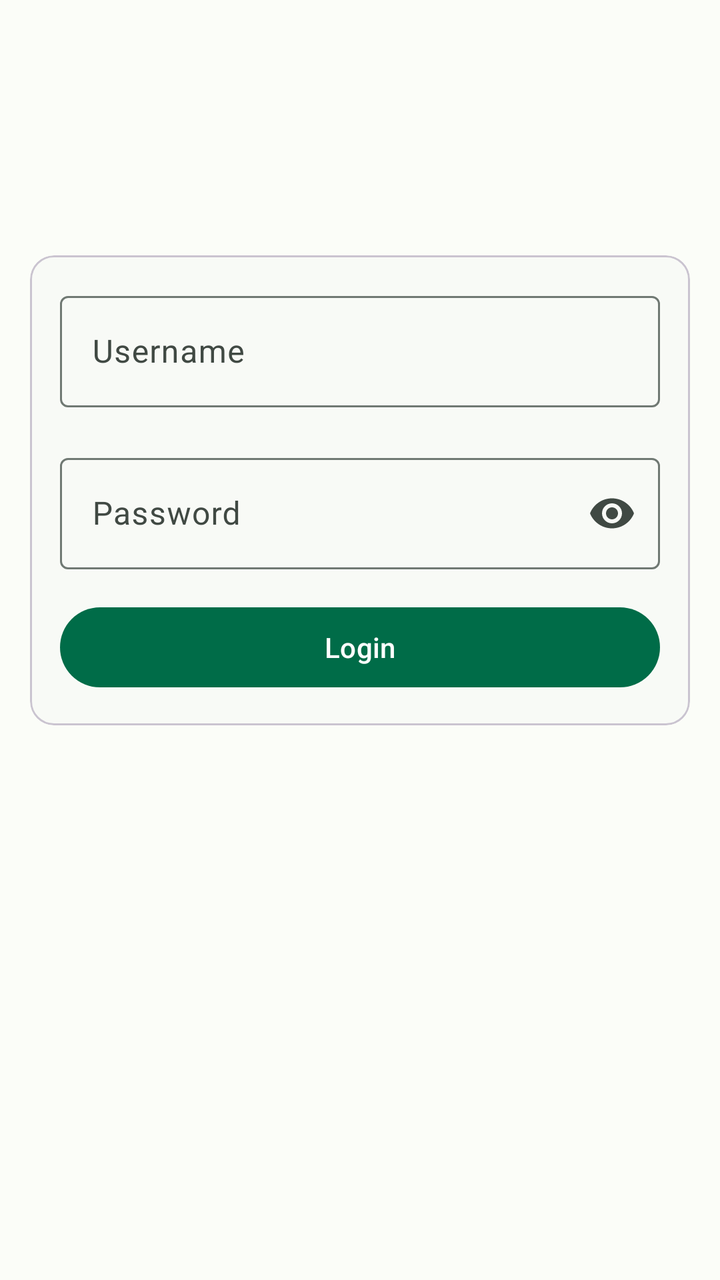
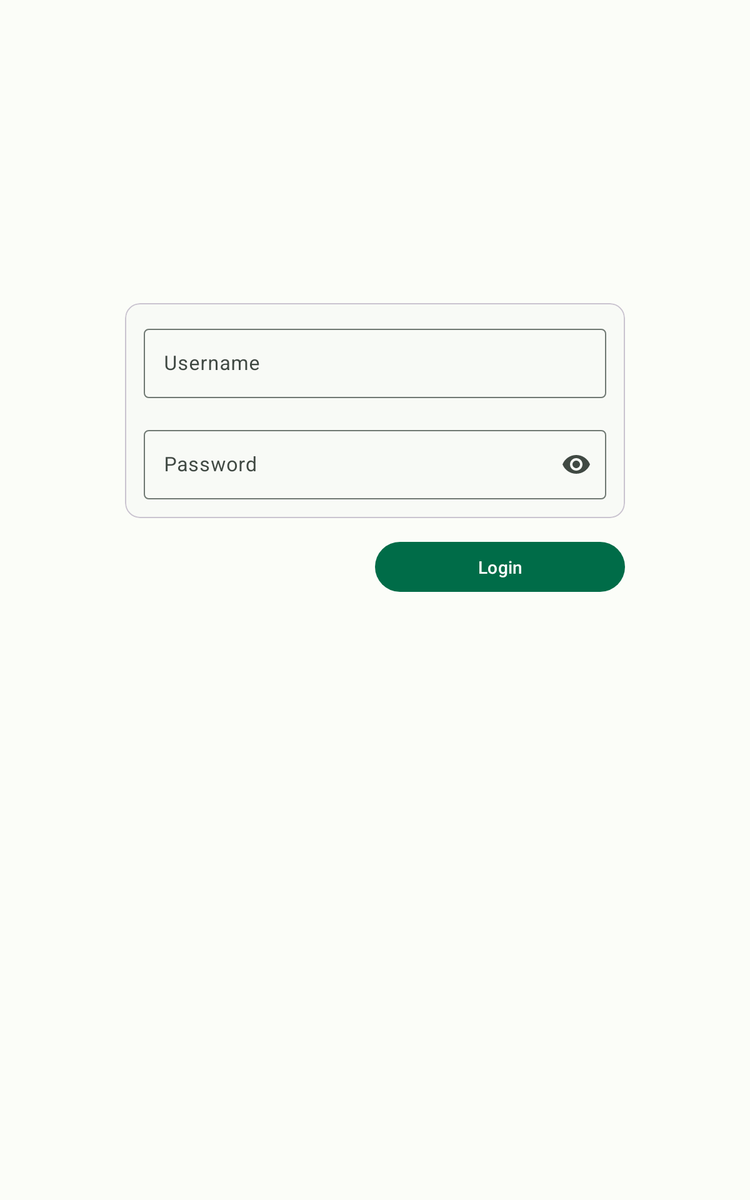

The same Android screen from two of the app's own layout files: first res/layout/ as a phone draws it, then the author's variant for another configuration, drawn on a device whose configuration selects that folder. Both files follow.
<!-- AndroidManifest.xml: application theme Theme.ObservationApp -->
<!-- res/layout/activity_login.xml -->
<?xml version="1.0" encoding="utf-8"?>
<androidx.constraintlayout.widget.ConstraintLayout xmlns:android="http://schemas.android.com/apk/res/android"
    xmlns:app="http://schemas.android.com/apk/res-auto"
    xmlns:tools="http://schemas.android.com/tools"
    android:layout_width="match_parent"
    android:layout_height="match_parent"
    tools:context=".LoginActivity">

    <com.google.android.material.card.MaterialCardView
        android:layout_width="match_parent"
        android:layout_height="wrap_content"
        android:layout_margin="@dimen/dimen_15dp"
        app:layout_constraintBottom_toBottomOf="parent"
        app:layout_constraintEnd_toEndOf="parent"
        app:layout_constraintHorizontal_bias="0.0"
        app:layout_constraintStart_toStartOf="parent"
        app:layout_constraintTop_toTopOf="parent"
        app:layout_constraintVertical_bias="0.30">

        <androidx.constraintlayout.widget.ConstraintLayout
            android:layout_width="match_parent"
            android:layout_height="match_parent"
            android:layout_margin="@dimen/dimen_15dp">

            <LinearLayout
                android:id="@+id/materialCardView"
                android:layout_width="match_parent"
                android:layout_height="wrap_content"
                android:orientation="vertical"
                app:layout_constraintEnd_toEndOf="parent"
                app:layout_constraintStart_toStartOf="parent"
                app:layout_constraintTop_toTopOf="parent">

                <com.google.android.material.textfield.TextInputLayout
                    android:id="@+id/tilUsername"
                    android:layout_width="match_parent"
                    android:layout_height="wrap_content"
                    android:hint="@string/username"
                    app:endIconMode="clear_text"
                    app:layout_constraintEnd_toEndOf="parent"
                    app:layout_constraintStart_toStartOf="parent"
                    app:layout_constraintTop_toTopOf="parent">

                    <com.google.android.material.textfield.TextInputEditText
                        android:id="@+id/tietUsername"
                        android:layout_width="match_parent"
                        android:layout_height="wrap_content"
                        android:singleLine="true"
                        tools:ignore="VisualLintTextFieldSize" />
                </com.google.android.material.textfield.TextInputLayout>

                <com.google.android.material.textfield.TextInputLayout
                    android:id="@+id/tilPassword"
                    android:layout_width="match_parent"
                    android:layout_height="wrap_content"
                    android:layout_marginTop="@dimen/dimen_20dp"
                    app:endIconMode="password_toggle"
                    app:layout_constraintEnd_toEndOf="parent"
                    app:layout_constraintStart_toStartOf="parent">

                    <com.google.android.material.textfield.TextInputEditText
                        android:id="@+id/tetPassword"
                        android:layout_width="match_parent"
                        android:layout_height="wrap_content"
                        android:hint="@string/password"
                        android:inputType="textPassword"
                        android:singleLine="true"
                        tools:ignore="VisualLintTextFieldSize" />
                </com.google.android.material.textfield.TextInputLayout>
            </LinearLayout>

            <com.google.android.material.button.MaterialButton
                android:id="@+id/btnLogin"
                android:layout_width="match_parent"
                android:layout_height="wrap_content"
                android:layout_marginTop="@dimen/dimen_15dp"
                android:text="@string/login"
                android:textAllCaps="false"
                app:layout_constraintEnd_toEndOf="parent"
                app:layout_constraintStart_toStartOf="parent"
                app:layout_constraintTop_toBottomOf="@id/materialCardView"
                tools:ignore="VisualLintButtonSize" />
        </androidx.constraintlayout.widget.ConstraintLayout>
    </com.google.android.material.card.MaterialCardView>


</androidx.constraintlayout.widget.ConstraintLayout>
<!-- resources referenced by this layout -->
<resources>
  <dimen name="dimen_15dp">15dp</dimen>
  <dimen name="dimen_20dp">20dp</dimen>
  <string name="login">Login</string>
  <string name="password">Password</string>
  <string name="username">Username</string>
  <style name="Theme.ObservationApp" parent="Base.Theme.ObservationApp" />
  <color name="md_theme_primary">#006C48</color>
  <color name="md_theme_onPrimary">#FFFFFF</color>
  <color name="md_theme_primaryContainer">#8DF7C2</color>
  <color name="md_theme_onPrimaryContainer">#002113</color>
  <color name="md_theme_secondary">#006C49</color>
  <color name="md_theme_onSecondary">#FFFFFF</color>
  <color name="md_theme_secondaryContainer">#8BF7C4</color>
  <color name="md_theme_onSecondaryContainer">#002114</color>
  <color name="md_theme_tertiary">#3C6472</color>
  <color name="md_theme_onTertiary">#FFFFFF</color>
  <color name="md_theme_tertiaryContainer">#C0E9FA</color>
  <color name="md_theme_onTertiaryContainer">#001F28</color>
  <color name="md_theme_error">#BA1A1A</color>
  <color name="md_theme_errorContainer">#FFDAD6</color>
  <color name="md_theme_onError">#FFFFFF</color>
  <color name="md_theme_onErrorContainer">#410002</color>
  <color name="md_theme_background">#FBFDF8</color>
  <color name="md_theme_onBackground">#191C1A</color>
  <color name="md_theme_surface">#F8FAF6</color>
  <color name="md_theme_onSurface">#191C1A</color>
  <color name="md_theme_surfaceVariant">#DCE5DD</color>
  <color name="md_theme_onSurfaceVariant">#404943</color>
  <color name="md_theme_outline">#707973</color>
  <color name="md_theme_inverseOnSurface">#EFF1ED</color>
  <color name="md_theme_inverseSurface">#2E312F</color>
  <color name="md_theme_inversePrimary">#70DBA7</color>
  <style name="Widget.App.AppBarLayout" parent="Widget.Material3.AppBarLayout">
          
          <item name="android:background">@color/md_theme_primary</item>
      </style>
  <style name="Widget.App.Toolbar" parent="Widget.Material3.Toolbar">
          <item name="materialThemeOverlay">@style/ThemeOverlay.App.Toolbar</item>
          <item name="titleTextColor">@color/md_theme_onTertiary</item>
          <item name="navigationIconTint">@color/md_theme_onTertiary</item>
      </style>
  <style name="ThemeOverlay.App.Toolbar" parent="">
          
          <item name="colorControlNormal">@color/md_theme_onTertiary</item>
      </style>
</resources>
<!-- res/layout-sw600dp/activity_login.xml (the author's variant of the layout above) -->
<!-- drawn on a 7-inch tablet held upright -->
<?xml version="1.0" encoding="utf-8"?>
<androidx.constraintlayout.widget.ConstraintLayout xmlns:android="http://schemas.android.com/apk/res/android"
    xmlns:app="http://schemas.android.com/apk/res-auto"
    xmlns:tools="http://schemas.android.com/tools"
    android:layout_width="match_parent"
    android:layout_height="match_parent"
    tools:context=".login.presentation.ui.activity.LoginActivity">

    <com.google.android.material.card.MaterialCardView
        android:id="@+id/materialCardView"
        android:layout_width="400dp"
        android:layout_height="wrap_content"
        android:layout_margin="@dimen/dimen_15dp"
        app:layout_constraintBottom_toBottomOf="parent"
        app:layout_constraintEnd_toEndOf="parent"
        app:layout_constraintHorizontal_bias="0.50"
        app:layout_constraintStart_toStartOf="parent"
        app:layout_constraintTop_toTopOf="parent"
        app:layout_constraintVertical_bias="0.30">

        <androidx.constraintlayout.widget.ConstraintLayout
            android:layout_width="match_parent"
            android:layout_height="match_parent"
            android:layout_margin="@dimen/dimen_15dp">

            <LinearLayout
                android:id="@+id/llUserLogin"
                android:layout_width="match_parent"
                android:layout_height="wrap_content"
                android:orientation="vertical"
                app:layout_constraintEnd_toEndOf="parent"
                app:layout_constraintStart_toStartOf="parent"
                app:layout_constraintTop_toTopOf="parent">

                <com.google.android.material.textfield.TextInputLayout
                    android:id="@+id/tilUsername"
                    android:layout_width="match_parent"
                    android:layout_height="wrap_content"
                    android:hint="@string/username"
                    app:endIconMode="clear_text"
                    app:layout_constraintEnd_toEndOf="parent"
                    app:layout_constraintStart_toStartOf="parent"
                    app:layout_constraintTop_toTopOf="parent">

                    <com.google.android.material.textfield.TextInputEditText
                        android:id="@+id/tietUsername"
                        android:layout_width="match_parent"
                        android:layout_height="wrap_content"
                        android:singleLine="true"
                        tools:ignore="VisualLintTextFieldSize" />
                </com.google.android.material.textfield.TextInputLayout>

                <com.google.android.material.textfield.TextInputLayout
                    android:id="@+id/tilPassword"
                    android:layout_width="match_parent"
                    android:layout_height="wrap_content"
                    android:layout_marginTop="@dimen/dimen_20dp"
                    app:endIconMode="password_toggle"
                    app:layout_constraintEnd_toEndOf="parent"
                    app:layout_constraintStart_toStartOf="parent">

                    <com.google.android.material.textfield.TextInputEditText
                        android:id="@+id/tetPassword"
                        android:layout_width="match_parent"
                        android:layout_height="wrap_content"
                        android:hint="@string/password"
                        android:inputType="textPassword"
                        android:singleLine="true"
                        tools:ignore="VisualLintTextFieldSize" />
                </com.google.android.material.textfield.TextInputLayout>
            </LinearLayout>

        </androidx.constraintlayout.widget.ConstraintLayout>
    </com.google.android.material.card.MaterialCardView>

    <com.google.android.material.button.MaterialButton
        android:id="@+id/btnLogin"
        android:layout_width="200dp"
        android:layout_height="wrap_content"
        android:layout_marginTop="@dimen/dimen_15dp"
        android:text="@string/login"
        android:textAllCaps="false"
        app:layout_constraintEnd_toEndOf="@+id/materialCardView"
        app:layout_constraintTop_toBottomOf="@+id/materialCardView" />

</androidx.constraintlayout.widget.ConstraintLayout>
